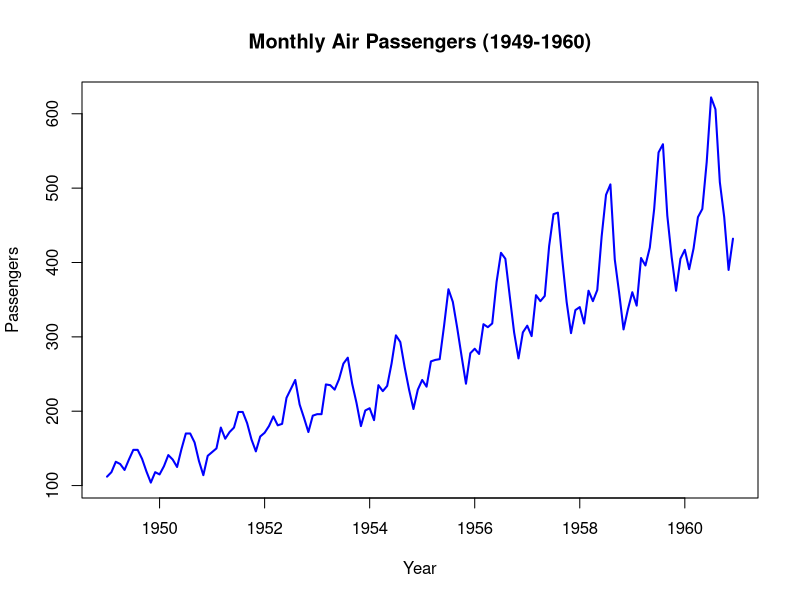
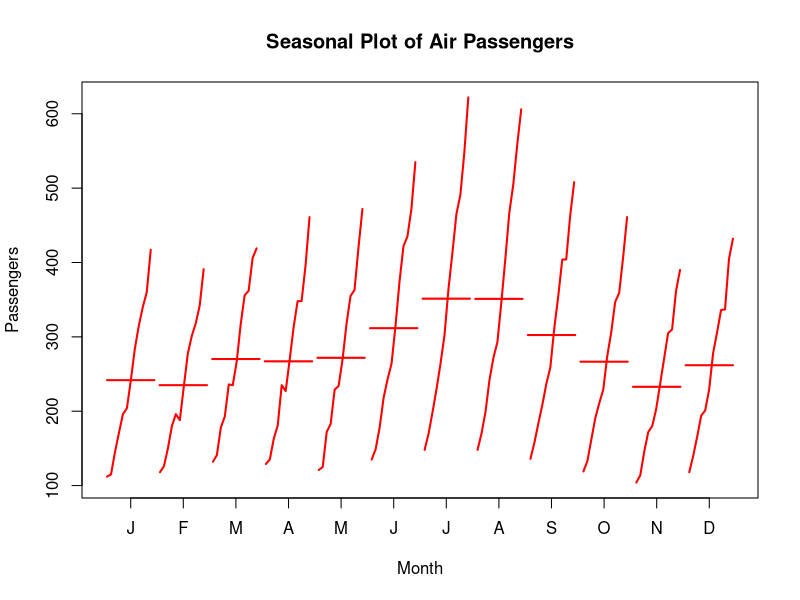
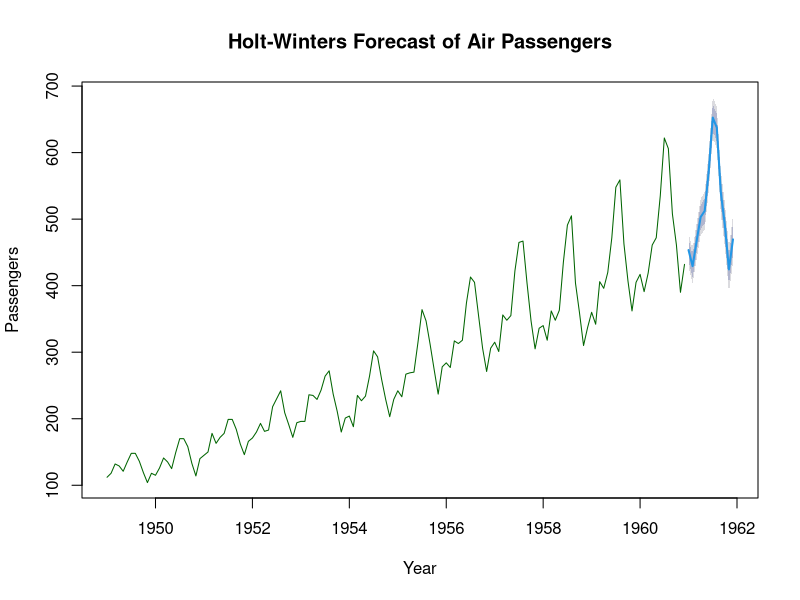
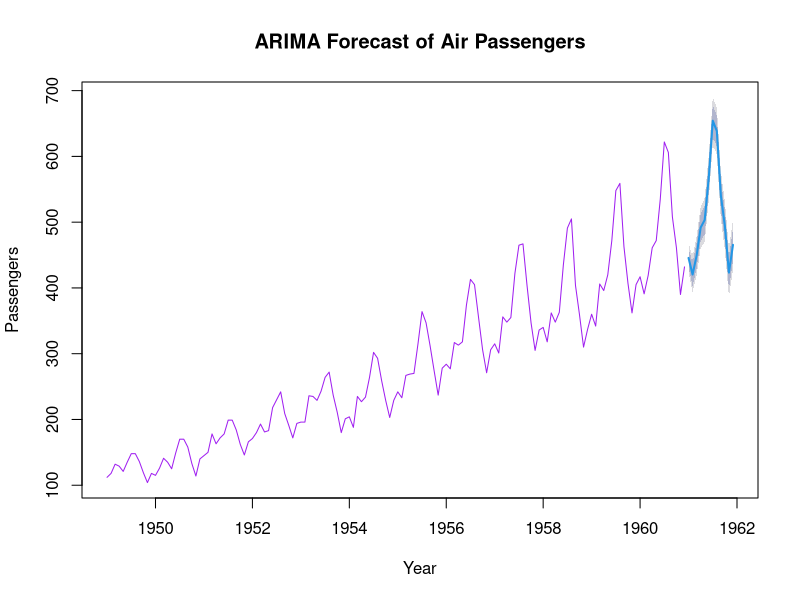

Write the R code that produced these figures, in order.
#Week 12: Time Series Model:
#a) Plot the Time series data using R visualizations
# -------------------------------
# Week 12(a): Plot Time Series Data
# -------------------------------

# Load dataset
data(AirPassengers)  # Monthly Airline Passenger Numbers 1949-1960
ts_data <- AirPassengers

# View first few observations
head(ts_data)

# Plot Time Series
plot(ts_data,
     main = "Monthly Air Passengers (1949-1960)",
     ylab = "Passengers",
     xlab = "Year",
     col = "blue",
     lwd = 2)

# Add a seasonal plot
monthplot(ts_data,
          main = "Seasonal Plot of Air Passengers",
          ylab = "Passengers",
          xlab = "Month",
          col = "red",
          lwd = 2)



#b) Time series Forecasting using Exponential smoothing, ARIMA models.

# Load required package for forecasting
install.packages("forecast")
library(forecast)

# -------------------------------
# 1️⃣ Exponential Smoothing (Holt-Winters)
# -------------------------------
hw_model <- HoltWinters(ts_data)

# Forecast next 12 months
hw_forecast <- forecast(hw_model, h = 12)

# Plot forecast
plot(hw_forecast,
     main = "Holt-Winters Forecast of Air Passengers",
     ylab = "Passengers",
     xlab = "Year",
     col = "darkgreen")

# -------------------------------
# 2️⃣ ARIMA Model Forecasting
# -------------------------------
# Fit ARIMA model automatically
arima_model <- auto.arima(ts_data)


arima_forecast <- forecast(arima_model, h = 12)


plot(arima_forecast,
     main = "ARIMA Forecast of Air Passengers",
     ylab = "Passengers",
     xlab = "Year",
     col = "purple")
